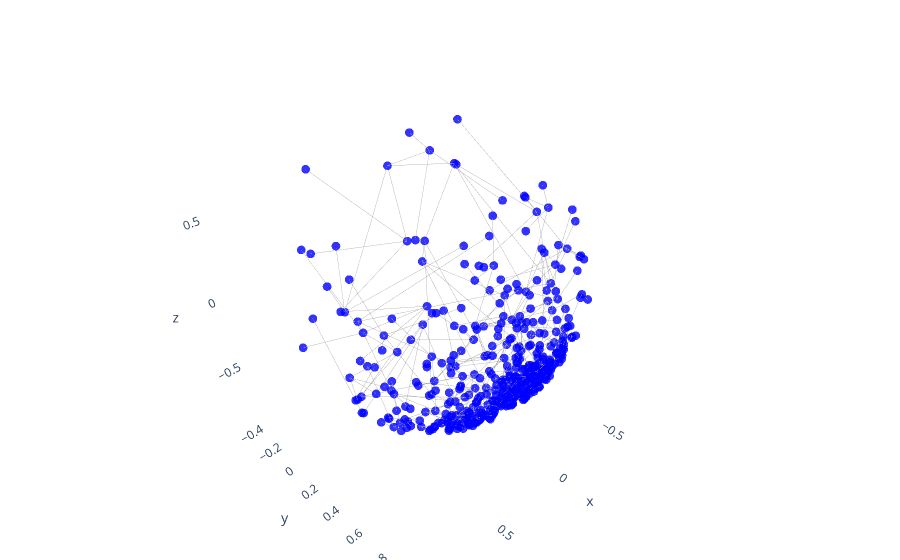

Write notebook code for a chart like this one.
### Code cell
# Step 3: Apply the spring layout for adjustments based on the random placement
# Spring layout in 3D with initial positions provided
# final_pos = nx.spring_layout(G, dim=3, pos=initial_pos, iterations=100)
final_pos = poincare_pos
# Step 4: Extract node and edge positions
# Nodes
x_nodes = [final_pos[node][0] for node in G.nodes()]
y_nodes = [final_pos[node][1] for node in G.nodes()]
z_nodes = [final_pos[node][2] for node in G.nodes()]

# Edges
x_edges = []
y_edges = []
z_edges = []
for edge in G.edges():
    x_edges += [final_pos[edge[0]][0], final_pos[edge[1]][0], None]
    y_edges += [final_pos[edge[0]][1], final_pos[edge[1]][1], None]
    z_edges += [final_pos[edge[0]][2], final_pos[edge[1]][2], None]

# Step 5: Visualize using Plotly
fig = go.Figure()

# Add edges
fig.add_trace(go.Scatter3d(
    x=x_edges,
    y=y_edges,
    z=z_edges,
    mode='lines',
    line=dict(color='gray', width=0.5),
    hoverinfo='none'
))

# Add nodes
fig.add_trace(go.Scatter3d(
    x=x_nodes,
    y=y_nodes,
    z=z_nodes,
    mode='markers',
    marker=dict(size=3, color='blue', opacity=0.8),
    text=list(G.nodes),
    hoverinfo='text'
))

# Update layout for better visuals
fig.update_layout(
    showlegend=False,
    scene=dict(
        xaxis=dict(showbackground=False),
        yaxis=dict(showbackground=False),
        zaxis=dict(showbackground=False)
    ),
    margin=dict(l=0, r=0, b=0, t=0)
)

# Show the plot
fig.show()

### Figure 1 — Plotly figure (JSON) as saved in the notebook; plotly's stock layout.template omitted (floating-point values rounded to 4 significant figures; data arrays with more than 128 entries replaced by an {"elided": "..."} marker saying what was removed)
{"data": [{"hoverinfo": "none", "line": {"color": "gray", "width": 0.5}, "mode": "lines", "type": "scatter3d", "x": {"elided": "1398 float values"}, "y": {"elided": "1398 float values"}, "z": {"elided": "1398 float values"}}, {"hoverinfo": "text", "marker": {"color": "blue", "opacity": 0.8, "size": 3}, "mode": "markers", "text": {"elided": "437 str values"}, "type": "scatter3d", "x": {"elided": "437 float values"}, "y": {"elided": "437 float values"}, "z": {"elided": "437 float values"}}], "layout": {"margin": {"b": 0, "l": 0, "r": 0, "t": 0}, "scene": {"xaxis": {"showbackground": false}, "yaxis": {"showbackground": false}, "zaxis": {"showbackground": false}}, "showlegend": false}}
